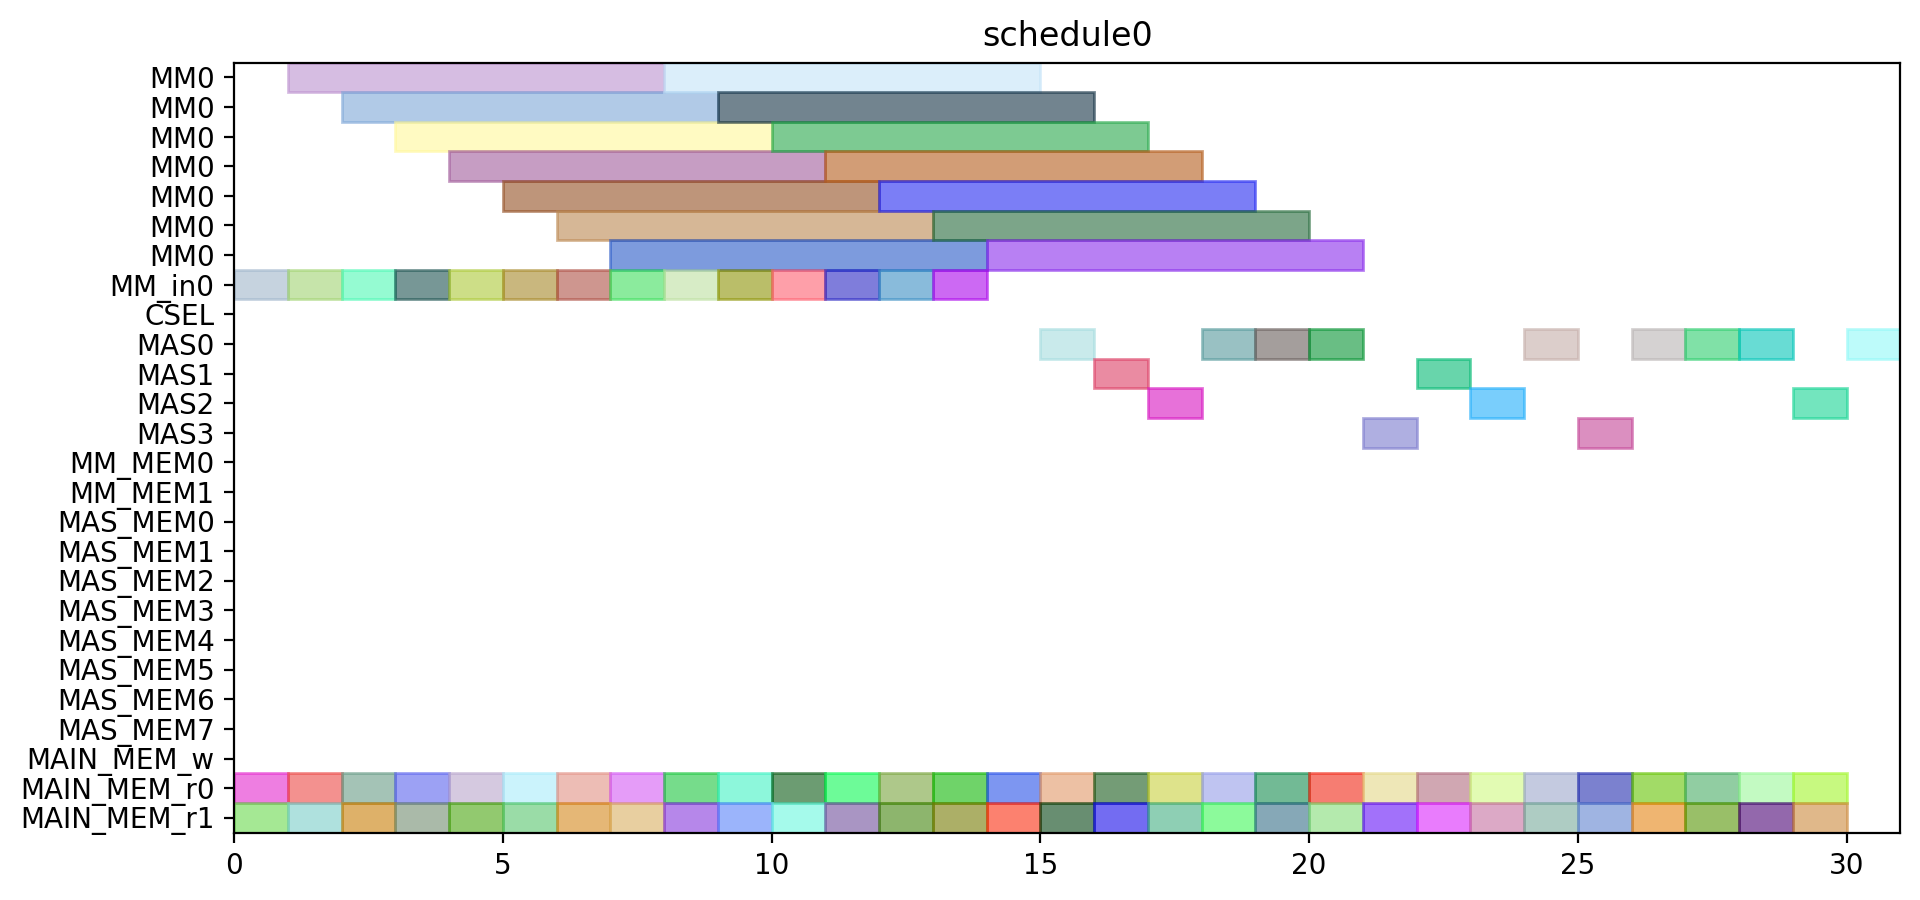

Write Python code to recreate this figure.
from pyschedule import Scenario, solvers, plotters, alt


def solve():
	horizon = 120
	S = Scenario("schedule0", horizon=horizon)

	# resource
	MM = S.Resources('MM', num=1, size=7)
	MM_in = S.Resources('MM_in', num=1)
	CSEL = S.Resource('CSEL')
	MAS = S.Resources('MAS', num=4, size=1, periods=range(1, horizon))
	MM_MEM = S.Resources('MM_MEM', num=2)
	MAS_MEM = S.Resources('MAS_MEM', num=8)
	MAIN_MEM_w = S.Resource('MAIN_MEM_w', size=1)
	MAIN_MEM_r = S.Resources('MAIN_MEM_r', num=2)

	# result of previous scheduling

	# new tasks
	r1_t0 = S.Task('r1_t0', length=7, delay_cost=1)
	r1_t0 += alt(MM)
	r1_t0_in = S.Task('r1_t0_in', length=1, delay_cost=1)
	r1_t0_in += alt(MM_in)
	S += r1_t0_in*MM_in[0]<=r1_t0*MM[0]
	r1_t0_mem0 = S.Task('r1_t0_mem0', length=1, delay_cost=1)
	r1_t0_mem0 += MAIN_MEM_r[0]
	S += r1_t0_mem0 <= r1_t0

	r1_t0_mem1 = S.Task('r1_t0_mem1', length=1, delay_cost=1)
	r1_t0_mem1 += MAIN_MEM_r[1]
	S += r1_t0_mem1 <= r1_t0

	r1_t1 = S.Task('r1_t1', length=7, delay_cost=1)
	r1_t1 += alt(MM)
	r1_t1_in = S.Task('r1_t1_in', length=1, delay_cost=1)
	r1_t1_in += alt(MM_in)
	S += r1_t1_in*MM_in[0]<=r1_t1*MM[0]
	r1_t1_mem0 = S.Task('r1_t1_mem0', length=1, delay_cost=1)
	r1_t1_mem0 += MAIN_MEM_r[0]
	S += r1_t1_mem0 <= r1_t1

	r1_t1_mem1 = S.Task('r1_t1_mem1', length=1, delay_cost=1)
	r1_t1_mem1 += MAIN_MEM_r[1]
	S += r1_t1_mem1 <= r1_t1

	r1_t2 = S.Task('r1_t2', length=1, delay_cost=1)
	r1_t2 += alt(MAS)
	r1_t2_mem0 = S.Task('r1_t2_mem0', length=1, delay_cost=1)
	r1_t2_mem0 += MAIN_MEM_r[0]
	S += r1_t2_mem0 <= r1_t2

	r1_t2_mem1 = S.Task('r1_t2_mem1', length=1, delay_cost=1)
	r1_t2_mem1 += MAIN_MEM_r[1]
	S += r1_t2_mem1 <= r1_t2

	r1_t3 = S.Task('r1_t3', length=1, delay_cost=1)
	r1_t3 += alt(MAS)
	r1_t3_mem0 = S.Task('r1_t3_mem0', length=1, delay_cost=1)
	r1_t3_mem0 += MAIN_MEM_r[0]
	S += r1_t3_mem0 <= r1_t3

	r1_t3_mem1 = S.Task('r1_t3_mem1', length=1, delay_cost=1)
	r1_t3_mem1 += MAIN_MEM_r[1]
	S += r1_t3_mem1 <= r1_t3

	r3_t0 = S.Task('r3_t0', length=7, delay_cost=1)
	r3_t0 += alt(MM)
	r3_t0_in = S.Task('r3_t0_in', length=1, delay_cost=1)
	r3_t0_in += alt(MM_in)
	S += r3_t0_in*MM_in[0]<=r3_t0*MM[0]
	r3_t0_mem0 = S.Task('r3_t0_mem0', length=1, delay_cost=1)
	r3_t0_mem0 += MAIN_MEM_r[0]
	S += r3_t0_mem0 <= r3_t0

	r3_t0_mem1 = S.Task('r3_t0_mem1', length=1, delay_cost=1)
	r3_t0_mem1 += MAIN_MEM_r[1]
	S += r3_t0_mem1 <= r3_t0

	r3_t1 = S.Task('r3_t1', length=7, delay_cost=1)
	r3_t1 += alt(MM)
	r3_t1_in = S.Task('r3_t1_in', length=1, delay_cost=1)
	r3_t1_in += alt(MM_in)
	S += r3_t1_in*MM_in[0]<=r3_t1*MM[0]
	r3_t1_mem0 = S.Task('r3_t1_mem0', length=1, delay_cost=1)
	r3_t1_mem0 += MAIN_MEM_r[0]
	S += r3_t1_mem0 <= r3_t1

	r3_t1_mem1 = S.Task('r3_t1_mem1', length=1, delay_cost=1)
	r3_t1_mem1 += MAIN_MEM_r[1]
	S += r3_t1_mem1 <= r3_t1

	r3_t2 = S.Task('r3_t2', length=1, delay_cost=1)
	r3_t2 += alt(MAS)
	r3_t2_mem0 = S.Task('r3_t2_mem0', length=1, delay_cost=1)
	r3_t2_mem0 += MAIN_MEM_r[0]
	S += r3_t2_mem0 <= r3_t2

	r3_t2_mem1 = S.Task('r3_t2_mem1', length=1, delay_cost=1)
	r3_t2_mem1 += MAIN_MEM_r[1]
	S += r3_t2_mem1 <= r3_t2

	r3_t3 = S.Task('r3_t3', length=1, delay_cost=1)
	r3_t3 += alt(MAS)
	r3_t3_mem0 = S.Task('r3_t3_mem0', length=1, delay_cost=1)
	r3_t3_mem0 += MAIN_MEM_r[0]
	S += r3_t3_mem0 <= r3_t3

	r3_t3_mem1 = S.Task('r3_t3_mem1', length=1, delay_cost=1)
	r3_t3_mem1 += MAIN_MEM_r[1]
	S += r3_t3_mem1 <= r3_t3

	r4_t0 = S.Task('r4_t0', length=7, delay_cost=1)
	r4_t0 += alt(MM)
	r4_t0_in = S.Task('r4_t0_in', length=1, delay_cost=1)
	r4_t0_in += alt(MM_in)
	S += r4_t0_in*MM_in[0]<=r4_t0*MM[0]
	r4_t0_mem0 = S.Task('r4_t0_mem0', length=1, delay_cost=1)
	r4_t0_mem0 += MAIN_MEM_r[0]
	S += r4_t0_mem0 <= r4_t0

	r4_t0_mem1 = S.Task('r4_t0_mem1', length=1, delay_cost=1)
	r4_t0_mem1 += MAIN_MEM_r[1]
	S += r4_t0_mem1 <= r4_t0

	r4_t1 = S.Task('r4_t1', length=7, delay_cost=1)
	r4_t1 += alt(MM)
	r4_t1_in = S.Task('r4_t1_in', length=1, delay_cost=1)
	r4_t1_in += alt(MM_in)
	S += r4_t1_in*MM_in[0]<=r4_t1*MM[0]
	r4_t1_mem0 = S.Task('r4_t1_mem0', length=1, delay_cost=1)
	r4_t1_mem0 += MAIN_MEM_r[0]
	S += r4_t1_mem0 <= r4_t1

	r4_t1_mem1 = S.Task('r4_t1_mem1', length=1, delay_cost=1)
	r4_t1_mem1 += MAIN_MEM_r[1]
	S += r4_t1_mem1 <= r4_t1

	r4_t2 = S.Task('r4_t2', length=1, delay_cost=1)
	r4_t2 += alt(MAS)
	r4_t2_mem0 = S.Task('r4_t2_mem0', length=1, delay_cost=1)
	r4_t2_mem0 += MAIN_MEM_r[0]
	S += r4_t2_mem0 <= r4_t2

	r4_t2_mem1 = S.Task('r4_t2_mem1', length=1, delay_cost=1)
	r4_t2_mem1 += MAIN_MEM_r[1]
	S += r4_t2_mem1 <= r4_t2

	r4_t3 = S.Task('r4_t3', length=1, delay_cost=1)
	r4_t3 += alt(MAS)
	r4_t3_mem0 = S.Task('r4_t3_mem0', length=1, delay_cost=1)
	r4_t3_mem0 += MAIN_MEM_r[0]
	S += r4_t3_mem0 <= r4_t3

	r4_t3_mem1 = S.Task('r4_t3_mem1', length=1, delay_cost=1)
	r4_t3_mem1 += MAIN_MEM_r[1]
	S += r4_t3_mem1 <= r4_t3

	r5_t0 = S.Task('r5_t0', length=7, delay_cost=1)
	r5_t0 += alt(MM)
	r5_t0_in = S.Task('r5_t0_in', length=1, delay_cost=1)
	r5_t0_in += alt(MM_in)
	S += r5_t0_in*MM_in[0]<=r5_t0*MM[0]
	r5_t0_mem0 = S.Task('r5_t0_mem0', length=1, delay_cost=1)
	r5_t0_mem0 += MAIN_MEM_r[0]
	S += r5_t0_mem0 <= r5_t0

	r5_t0_mem1 = S.Task('r5_t0_mem1', length=1, delay_cost=1)
	r5_t0_mem1 += MAIN_MEM_r[1]
	S += r5_t0_mem1 <= r5_t0

	r5_t1 = S.Task('r5_t1', length=7, delay_cost=1)
	r5_t1 += alt(MM)
	r5_t1_in = S.Task('r5_t1_in', length=1, delay_cost=1)
	r5_t1_in += alt(MM_in)
	S += r5_t1_in*MM_in[0]<=r5_t1*MM[0]
	r5_t1_mem0 = S.Task('r5_t1_mem0', length=1, delay_cost=1)
	r5_t1_mem0 += MAIN_MEM_r[0]
	S += r5_t1_mem0 <= r5_t1

	r5_t1_mem1 = S.Task('r5_t1_mem1', length=1, delay_cost=1)
	r5_t1_mem1 += MAIN_MEM_r[1]
	S += r5_t1_mem1 <= r5_t1

	r5_t2 = S.Task('r5_t2', length=1, delay_cost=1)
	r5_t2 += alt(MAS)
	r5_t2_mem0 = S.Task('r5_t2_mem0', length=1, delay_cost=1)
	r5_t2_mem0 += MAIN_MEM_r[0]
	S += r5_t2_mem0 <= r5_t2

	r5_t2_mem1 = S.Task('r5_t2_mem1', length=1, delay_cost=1)
	r5_t2_mem1 += MAIN_MEM_r[1]
	S += r5_t2_mem1 <= r5_t2

	r5_t3 = S.Task('r5_t3', length=1, delay_cost=1)
	r5_t3 += alt(MAS)
	r5_t3_mem0 = S.Task('r5_t3_mem0', length=1, delay_cost=1)
	r5_t3_mem0 += MAIN_MEM_r[0]
	S += r5_t3_mem0 <= r5_t3

	r5_t3_mem1 = S.Task('r5_t3_mem1', length=1, delay_cost=1)
	r5_t3_mem1 += MAIN_MEM_r[1]
	S += r5_t3_mem1 <= r5_t3

	r6_t0 = S.Task('r6_t0', length=7, delay_cost=1)
	r6_t0 += alt(MM)
	r6_t0_in = S.Task('r6_t0_in', length=1, delay_cost=1)
	r6_t0_in += alt(MM_in)
	S += r6_t0_in*MM_in[0]<=r6_t0*MM[0]
	r6_t0_mem0 = S.Task('r6_t0_mem0', length=1, delay_cost=1)
	r6_t0_mem0 += MAIN_MEM_r[0]
	S += r6_t0_mem0 <= r6_t0

	r6_t0_mem1 = S.Task('r6_t0_mem1', length=1, delay_cost=1)
	r6_t0_mem1 += MAIN_MEM_r[1]
	S += r6_t0_mem1 <= r6_t0

	r6_t1 = S.Task('r6_t1', length=7, delay_cost=1)
	r6_t1 += alt(MM)
	r6_t1_in = S.Task('r6_t1_in', length=1, delay_cost=1)
	r6_t1_in += alt(MM_in)
	S += r6_t1_in*MM_in[0]<=r6_t1*MM[0]
	r6_t1_mem0 = S.Task('r6_t1_mem0', length=1, delay_cost=1)
	r6_t1_mem0 += MAIN_MEM_r[0]
	S += r6_t1_mem0 <= r6_t1

	r6_t1_mem1 = S.Task('r6_t1_mem1', length=1, delay_cost=1)
	r6_t1_mem1 += MAIN_MEM_r[1]
	S += r6_t1_mem1 <= r6_t1

	r6_t2 = S.Task('r6_t2', length=1, delay_cost=1)
	r6_t2 += alt(MAS)
	r6_t2_mem0 = S.Task('r6_t2_mem0', length=1, delay_cost=1)
	r6_t2_mem0 += MAIN_MEM_r[0]
	S += r6_t2_mem0 <= r6_t2

	r6_t2_mem1 = S.Task('r6_t2_mem1', length=1, delay_cost=1)
	r6_t2_mem1 += MAIN_MEM_r[1]
	S += r6_t2_mem1 <= r6_t2

	r6_t3 = S.Task('r6_t3', length=1, delay_cost=1)
	r6_t3 += alt(MAS)
	r6_t3_mem0 = S.Task('r6_t3_mem0', length=1, delay_cost=1)
	r6_t3_mem0 += MAIN_MEM_r[0]
	S += r6_t3_mem0 <= r6_t3

	r6_t3_mem1 = S.Task('r6_t3_mem1', length=1, delay_cost=1)
	r6_t3_mem1 += MAIN_MEM_r[1]
	S += r6_t3_mem1 <= r6_t3

	r9_t2 = S.Task('r9_t2', length=1, delay_cost=1)
	r9_t2 += alt(MAS)
	r9_t2_mem0 = S.Task('r9_t2_mem0', length=1, delay_cost=1)
	r9_t2_mem0 += MAIN_MEM_r[0]
	S += r9_t2_mem0 <= r9_t2

	r9_t2_mem1 = S.Task('r9_t2_mem1', length=1, delay_cost=1)
	r9_t2_mem1 += MAIN_MEM_r[1]
	S += r9_t2_mem1 <= r9_t2

	r12_t0 = S.Task('r12_t0', length=7, delay_cost=1)
	r12_t0 += alt(MM)
	r12_t0_in = S.Task('r12_t0_in', length=1, delay_cost=1)
	r12_t0_in += alt(MM_in)
	S += r12_t0_in*MM_in[0]<=r12_t0*MM[0]
	r12_t0_mem0 = S.Task('r12_t0_mem0', length=1, delay_cost=1)
	r12_t0_mem0 += MAIN_MEM_r[0]
	S += r12_t0_mem0 <= r12_t0

	r12_t0_mem1 = S.Task('r12_t0_mem1', length=1, delay_cost=1)
	r12_t0_mem1 += MAIN_MEM_r[1]
	S += r12_t0_mem1 <= r12_t0

	r12_t1 = S.Task('r12_t1', length=7, delay_cost=1)
	r12_t1 += alt(MM)
	r12_t1_in = S.Task('r12_t1_in', length=1, delay_cost=1)
	r12_t1_in += alt(MM_in)
	S += r12_t1_in*MM_in[0]<=r12_t1*MM[0]
	r12_t1_mem0 = S.Task('r12_t1_mem0', length=1, delay_cost=1)
	r12_t1_mem0 += MAIN_MEM_r[0]
	S += r12_t1_mem0 <= r12_t1

	r12_t1_mem1 = S.Task('r12_t1_mem1', length=1, delay_cost=1)
	r12_t1_mem1 += MAIN_MEM_r[1]
	S += r12_t1_mem1 <= r12_t1

	r12_t2 = S.Task('r12_t2', length=1, delay_cost=1)
	r12_t2 += alt(MAS)
	r12_t2_mem0 = S.Task('r12_t2_mem0', length=1, delay_cost=1)
	r12_t2_mem0 += MAIN_MEM_r[0]
	S += r12_t2_mem0 <= r12_t2

	r12_t2_mem1 = S.Task('r12_t2_mem1', length=1, delay_cost=1)
	r12_t2_mem1 += MAIN_MEM_r[1]
	S += r12_t2_mem1 <= r12_t2

	r12_t3 = S.Task('r12_t3', length=1, delay_cost=1)
	r12_t3 += alt(MAS)
	r12_t3_mem0 = S.Task('r12_t3_mem0', length=1, delay_cost=1)
	r12_t3_mem0 += MAIN_MEM_r[0]
	S += r12_t3_mem0 <= r12_t3

	r12_t3_mem1 = S.Task('r12_t3_mem1', length=1, delay_cost=1)
	r12_t3_mem1 += MAIN_MEM_r[1]
	S += r12_t3_mem1 <= r12_t3

	r13_t0 = S.Task('r13_t0', length=7, delay_cost=1)
	r13_t0 += alt(MM)
	r13_t0_in = S.Task('r13_t0_in', length=1, delay_cost=1)
	r13_t0_in += alt(MM_in)
	S += r13_t0_in*MM_in[0]<=r13_t0*MM[0]
	r13_t0_mem0 = S.Task('r13_t0_mem0', length=1, delay_cost=1)
	r13_t0_mem0 += MAIN_MEM_r[0]
	S += r13_t0_mem0 <= r13_t0

	r13_t0_mem1 = S.Task('r13_t0_mem1', length=1, delay_cost=1)
	r13_t0_mem1 += MAIN_MEM_r[1]
	S += r13_t0_mem1 <= r13_t0

	r13_t1 = S.Task('r13_t1', length=7, delay_cost=1)
	r13_t1 += alt(MM)
	r13_t1_in = S.Task('r13_t1_in', length=1, delay_cost=1)
	r13_t1_in += alt(MM_in)
	S += r13_t1_in*MM_in[0]<=r13_t1*MM[0]
	r13_t1_mem0 = S.Task('r13_t1_mem0', length=1, delay_cost=1)
	r13_t1_mem0 += MAIN_MEM_r[0]
	S += r13_t1_mem0 <= r13_t1

	r13_t1_mem1 = S.Task('r13_t1_mem1', length=1, delay_cost=1)
	r13_t1_mem1 += MAIN_MEM_r[1]
	S += r13_t1_mem1 <= r13_t1

	r13_t2 = S.Task('r13_t2', length=1, delay_cost=1)
	r13_t2 += alt(MAS)
	r13_t2_mem0 = S.Task('r13_t2_mem0', length=1, delay_cost=1)
	r13_t2_mem0 += MAIN_MEM_r[0]
	S += r13_t2_mem0 <= r13_t2

	r13_t2_mem1 = S.Task('r13_t2_mem1', length=1, delay_cost=1)
	r13_t2_mem1 += MAIN_MEM_r[1]
	S += r13_t2_mem1 <= r13_t2

	r13_t3 = S.Task('r13_t3', length=1, delay_cost=1)
	r13_t3 += alt(MAS)
	r13_t3_mem0 = S.Task('r13_t3_mem0', length=1, delay_cost=1)
	r13_t3_mem0 += MAIN_MEM_r[0]
	S += r13_t3_mem0 <= r13_t3

	r13_t3_mem1 = S.Task('r13_t3_mem1', length=1, delay_cost=1)
	r13_t3_mem1 += MAIN_MEM_r[1]
	S += r13_t3_mem1 <= r13_t3

	r16_t3 = S.Task('r16_t3', length=1, delay_cost=1)
	r16_t3 += alt(MAS)
	r16_t3_mem0 = S.Task('r16_t3_mem0', length=1, delay_cost=1)
	r16_t3_mem0 += MAIN_MEM_r[0]
	S += r16_t3_mem0 <= r16_t3

	r16_t3_mem1 = S.Task('r16_t3_mem1', length=1, delay_cost=1)
	r16_t3_mem1 += MAIN_MEM_r[1]
	S += r16_t3_mem1 <= r16_t3

	solvers.mip.solve(S,msg=1,kind='CPLEX',ratio_gap=1.01)

	solution = [['hoge']*len(S.solution()[1]) for i in range(len(S.solution()))]
	for i in range(len(S.solution())):
		for j in range(len(S.solution()[i])):
			solution[i][j]=str(S.solution()[i][j])
	print(solution)

	cycles = int(solution[-1][3])

	pic_file_name = "/home/mfukuda/ABE/multiRAM_multiMAS_16mux/scheduling_result/stage7MM1_stage1MAS4/EP2_YRECOVER/schedule0.png"
	if(S.solution() != []):
		plotters.matplotlib.plot(S,img_filename=pic_file_name, show_task_labels=False, fig_size=(cycles*0.25+3, 5))

	return solution
